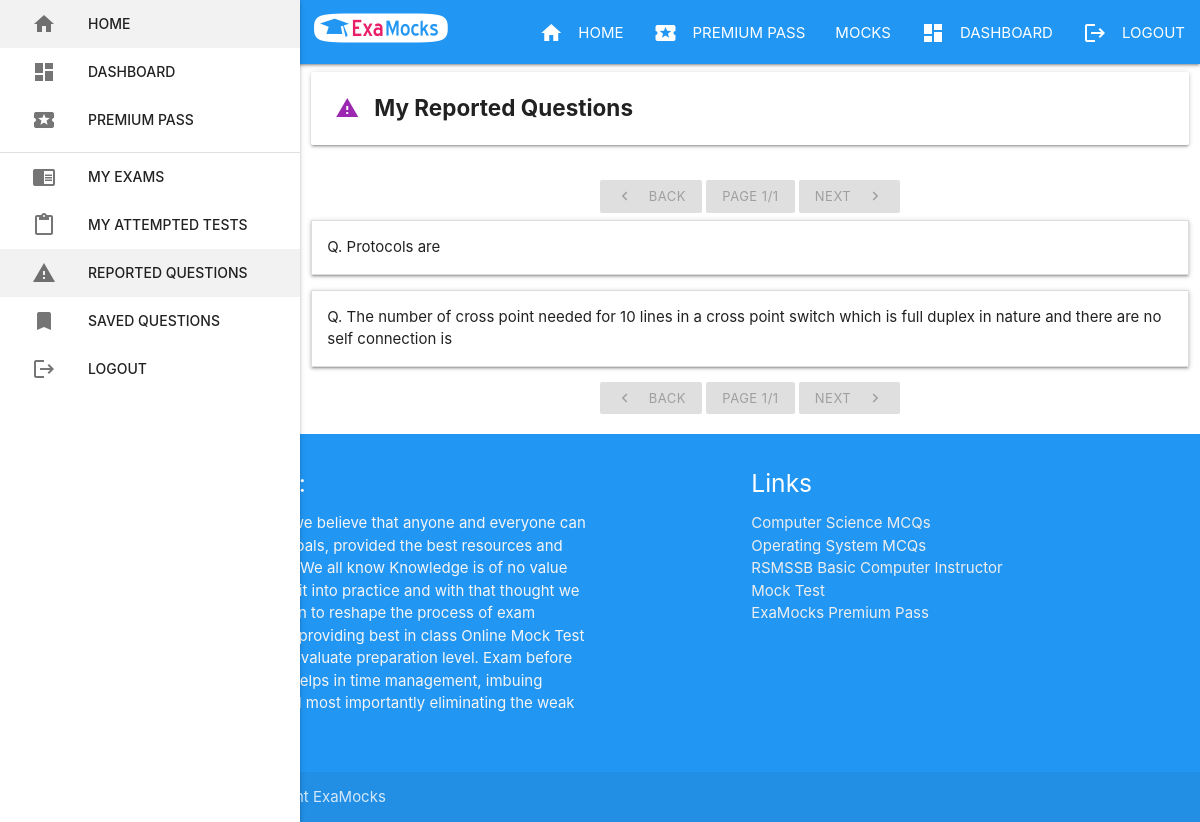
The app's page /reported-questions.php (signed in) with its own data.
### tables this page shows
CREATE TABLE `users` (
  `id` int(11) NOT NULL,
  `username` varchar(120) NOT NULL,
  `password` varchar(32) NOT NULL,
  `full_name` varchar(200) NOT NULL,
  `mobile_number` varchar(10) NOT NULL,
  `state` enum('Rajasthan') NOT NULL,
  `verified` enum('yes','no') NOT NULL,
  `gender` enum('Male','Female','Transgender') NOT NULL,
  `profile_pic` varchar(500) NOT NULL,
  `last_login_time` datetime NOT NULL,
  `dob` date NOT NULL,
  `premium_till` datetime DEFAULT NULL
);

CREATE TABLE `reported_questions` (
  `report_id` int(11) NOT NULL,
  `question_id` int(11) NOT NULL,
  `report_by` int(11) NOT NULL,
  `report_time` datetime NOT NULL,
  `resolve_status` enum('In Progress','Resolved') NOT NULL,
  `resolve_date` datetime NOT NULL,
  `suggest_answer` varchar(10) NOT NULL
);

CREATE TABLE `questions` (
  `question_id` int(11) NOT NULL,
  `question` text NOT NULL,
  `option_a` text NOT NULL,
  `option_b` text NOT NULL,
  `option_c` text NOT NULL,
  `option_d` text NOT NULL,
  `option_e` text NOT NULL,
  `answer` int(2) NOT NULL,
  `explanation` text NOT NULL,
  `subject` varchar(200) NOT NULL,
  `topic_name` varchar(200) NOT NULL,
  `question_hindi` text DEFAULT NULL,
  `option_a_hindi` text DEFAULT NULL,
  `option_b_hindi` text DEFAULT NULL,
  `option_c_hindi` text DEFAULT NULL,
  `option_d_hindi` text DEFAULT NULL,
  `option_e_hindi` text DEFAULT NULL
);

### db/basicfunctions.php (called while the page is built, shortened)
<?php
	function getSiteSettings() {
		if (!isset($conn)) {
			$conn = new mysqli("localhost","root","","examocks");
		}
		$sql = "SELECT * FROM `site_settings`";
		$result = $conn->query($sql);
		if ($result->num_rows > 0) {
			$row = $result->fetch_assoc();
			return $row;
		}
		return 0;
	}
	function getUserDetails($email) {
		if (!isset($conn)) {
			$conn = new mysqli("localhost","root","","examocks");
		}
		$sql = "SELECT * FROM `users` WHERE  `username` = '$email'";
		$result = $conn->query($sql);
		if ($result->num_rows > 0) {
			$row = $result->fetch_assoc();
			return $row;
		}
	}
	function getCountUserReportedQuestion($user_id) {
		if (!isset($conn)) {
			$conn = new mysqli("localhost","root","","examocks");
		}
		$sql = "SELECT COUNT(report_id) AS Total FROM `reported_questions` WHERE `report_by` = '$user_id' GROUP BY question_id";
		$result = $conn->query($sql);
		if ($result->num_rows > 0) {
			return $result->num_rows;
		}
		return 0;
	}
	function getAllUserReportedQuestion($user_id,$start,$num_of_records) {
		if (!isset($conn)) {
			$conn = new mysqli("localhost","root","","examocks");
		}
		$sql = "SELECT * FROM `reported_questions` AS RQ, `questions` AS Q WHERE Q.`question_id`=RQ.`question_id` and `report_by` = '$user_id' GROUP BY Q.question_id LIMIT $start, $num_of_records";
		$result = $conn->query($sql);
		return $result;
	}
?>

### reported-questions.php (the view, shortened to what this page needs)
<?php
	include("./db/basicfunctions.php");
	$settings = getSiteSettings();
?>
<!DOCTYPE html>
<html>
<head>
  <?php include_once("loneheader.php"); ?>
</head>
<body>
<?php include_once("dashboardnavbar.php"); ?>
<div class="wrapper">
	<div class="row">
		<div class="col s12">
			<div class="card-panel">
				<h1><i class="material-icons left purple-text">report_problem</i>My Reported Questions</h1>
			</div>
		</div>
		<div class="col s12" style="margin-top: 20px;">
			 <div class="center">
			 <?php
					$num_rec_per_page=10;
					if (isset($_GET["page"])) { $page  = $_GET["page"]; } else { $page=1; };
					$total_question = getCountUserReportedQuestion(getUserDetails($_SESSION['username'])['id']);
					$total_pages = ceil($total_question / $num_rec_per_page);
					if($total_question>0)
					if ($page == 1) {
						echo "<a href='#' class='waves-light btn-small ".$settings['accent_color']." disabled'>".'<i class="material-icons left">chevron_left</i>'." Back </a> ";
					}
					echo "<a href='#' class='waves-light btn-small disabled'>Page ".$page."/".$total_pages." </a> ";
					if($total_question>0)
					if ($page == $total_pages) {
						echo "<a href='#' class='waves-light btn-small ".$settings['accent_color']." disabled'>".'<i class="material-icons right">chevron_right</i>'." Next </a> ";
					}
				?>
			</div>
	<?php
		$start_from = ($page-1) * $num_rec_per_page;
		$result = getAllUserReportedQuestion(getUserDetails($_SESSION['username'])['id'], $start_from, $num_rec_per_page);
		if ($result->num_rows > 0) {
			while($row = $result->fetch_assoc()) {
					echo '</ul>
					<ul class="collapsible">
						<li id="ex'.$row['question_id'].'">
						  <div class="collapsible-header">Q. '.$row['question'].'</div>
						  <div class="collapsible-body" id="bd'.$row['question_id'].'"><span>Answer Given : <b>';
						  echo '</b><br/><span>Suggested Answer : <b>';
						  echo '</b><br/> Report Status :
						  '.$row['resolve_status'].'
						  </span></div>
						</li>
				</ul>';
			}
		}
	?>
	 <div class="center">
	 <?php
					$num_rec_per_page=10;
					if (isset($_GET["page"])) { $page  = str_replace($_GET['topic']."-","",$_GET["page"]); } else { $page=1; };
					$total_records = getCountUserReportedQuestion(getUserDetails($_SESSION['username'])['id']);
					$total_pages = ceil($total_records / $num_rec_per_page);
					if($total_records>0)
					if ($page == 1) {
						echo "<a href='#' class='waves-light btn-small ".$settings['accent_color']." disabled'>".'<i class="material-icons left">chevron_left</i>'." Back </a> ";
					}
					echo "<a href='#' class='waves-light btn-small disabled'>Page ".$page."/".$total_pages." </a> ";
					if($total_records>0)
					if ($page == $total_pages) {
						echo "<a href='#' class='waves-light btn-small ".$settings['accent_color']." disabled'>".'<i class="material-icons right">chevron_right</i>'." Next </a> ";
					}
				?>
	</div>
		</div>
	</div>
</div>
<?php include_once("lonefooter.php"); ?>
	</body>
<html>

### reported-questions.php (style rules this page uses)
@media only screen and (min-width: 913px) { .wrapper { padding-left: 300px; } }
h1 { font-size: 1.5rem; margin: 0; font-weight: bold; }

### records on screen
users: id "1", id.answer "1"
reported_questions: question.question "Protocols are"
reported_questions: question.question "The number of cross point needed for 10 lines in a cross point switch which is full duplex in nature and there are no self connection is"

### other values on screen
$page "1"
